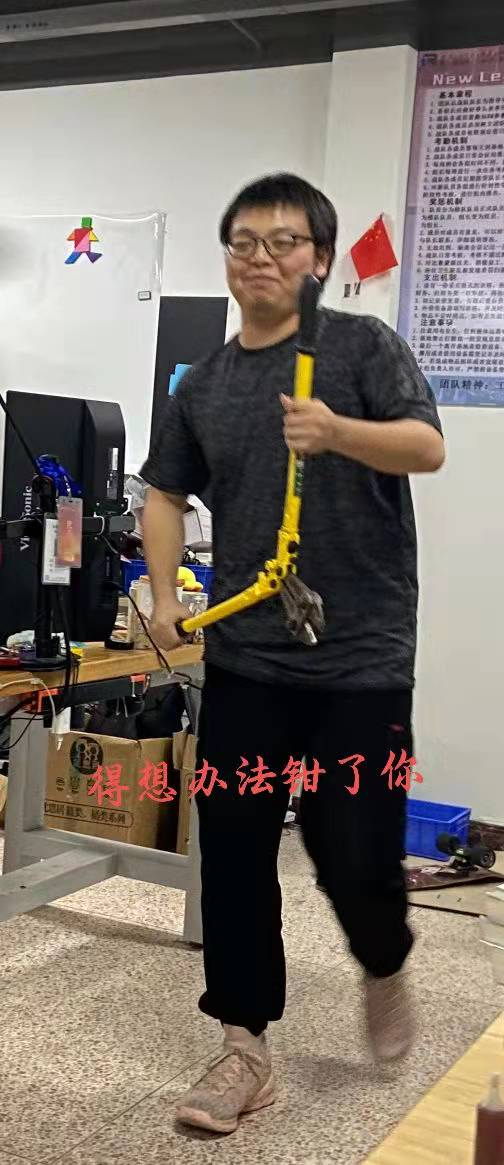
//> input picture opencvhelloworld/1.jpg, 504 x 1165 px
$ ./main   (built with g++ and OpenCV 4)
//> lines starting //> are read from the running program, lines starting //| are printed output that depends on the picture
#include <opencv2/highgui/highgui.hpp>
#include <opencv2/imgproc.hpp>
#include <opencv2/imgproc/imgproc.hpp>
#include <opencv2/opencv.hpp>
using namespace cv;
int main() {
  Mat srcImage = imread("1.jpg");
//> srcImage is the input picture: 1165 rows x 504 cols, CV_8UC3; mean B, G, R 104.6, 113.4, 123
  imshow("【原图】", srcImage);
  Mat edge, grayImage;
  cvtColor(srcImage, grayImage, COLOR_BGR2GRAY);
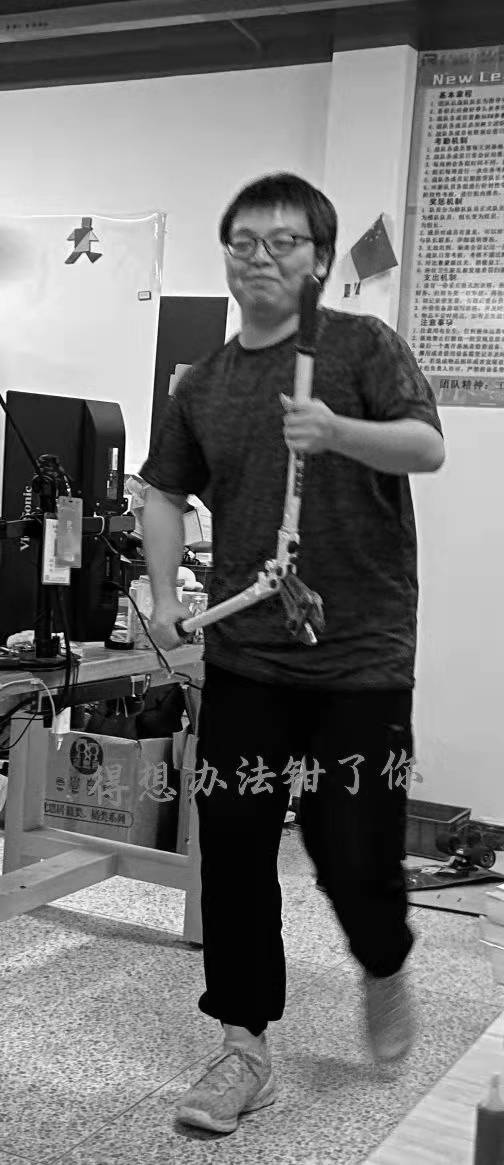
//> grayImage: 1165 rows x 504 cols, CV_8UC1; min 0, max 255, mean 115.2
  blur(grayImage, edge, Size(3, 3));
  Canny(edge, edge, 3, 9, 3);
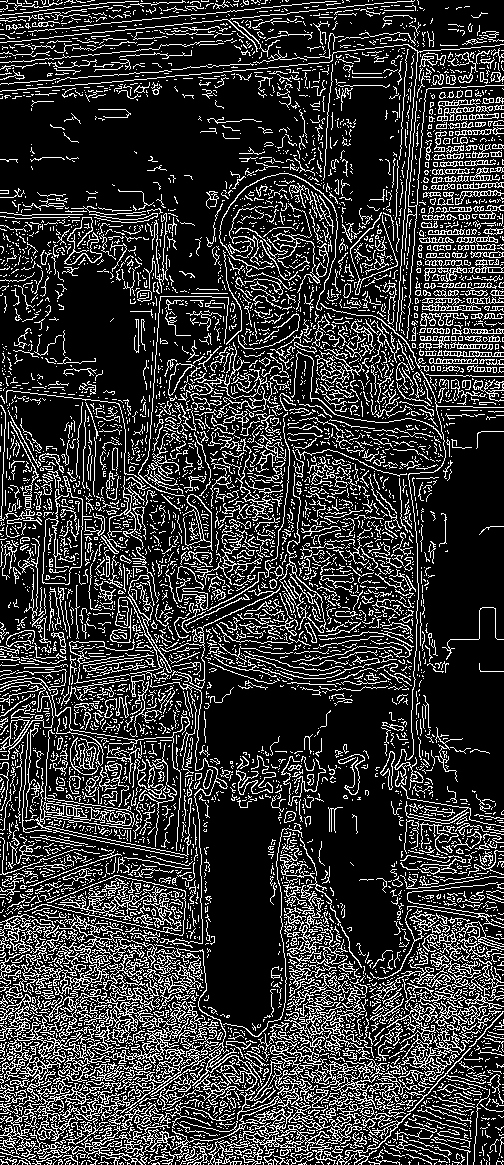
//> edge: 1165 rows x 504 cols, CV_8UC1; 21.1% white in thin lines or dots
  imshow("【效果图】", edge);
  imwrite("output.jpg", srcImage);
  waitKey(0);

  return 0;
}
